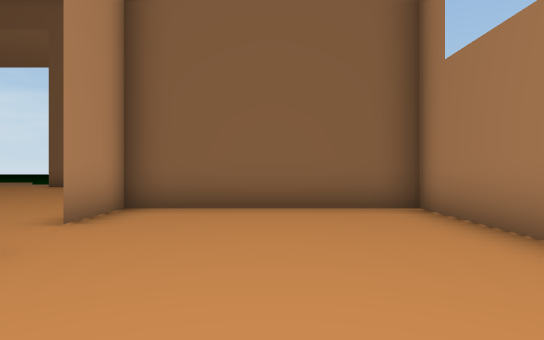
[1] (above)

24 first-person views from a walk through a 3-D level made in the Unity game engine. The camera is 1.3 m above the floor, looks level and sees 75° across. The floor is counted in squares, 2 m on a side. Each view is taken from the middle of a square. On the plan, view 1 faces up. The plan holds only what a view shows up to about 10 squares ahead; the rest is blank. The place goes on beyond the plan.

[2]
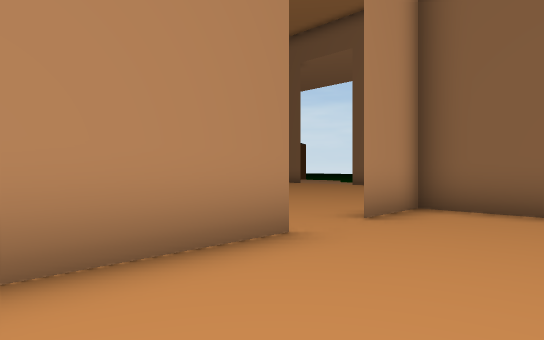

[3]
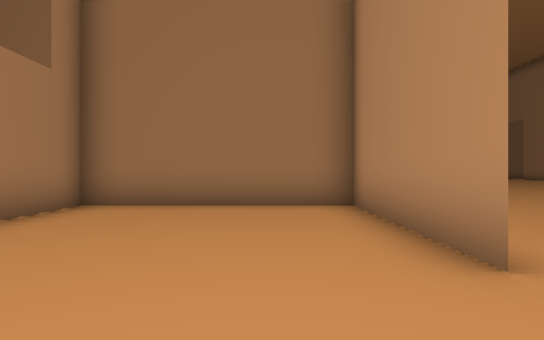

[4]
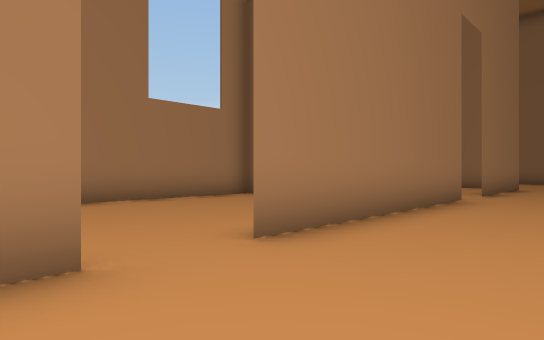

[5]
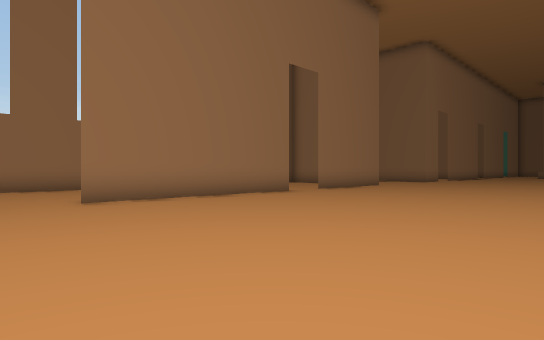

[6]
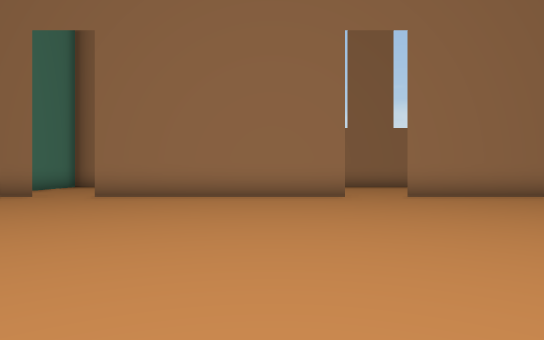

[7]
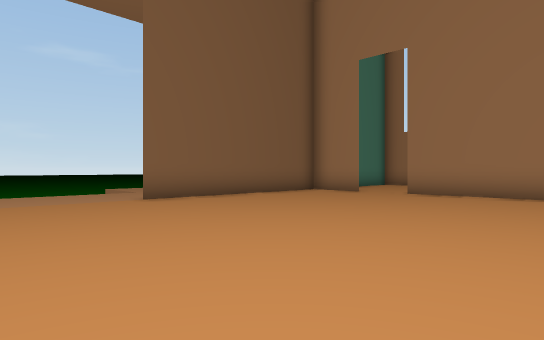

[8]
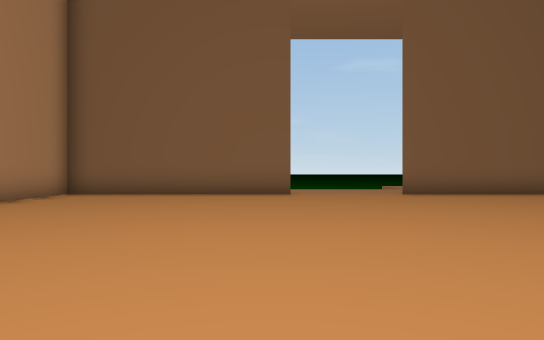

[9]
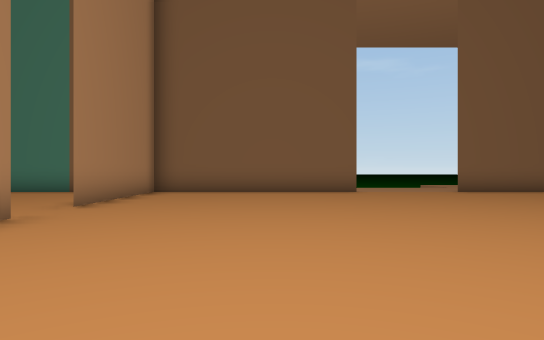

[10]
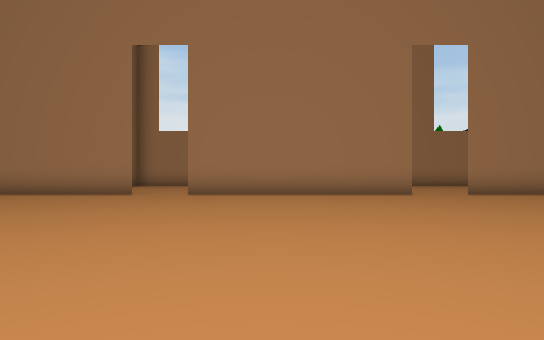

[11]
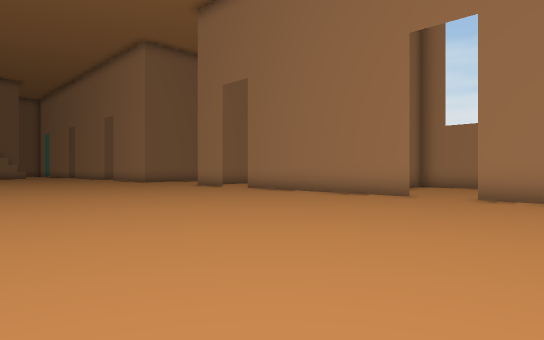

[12]
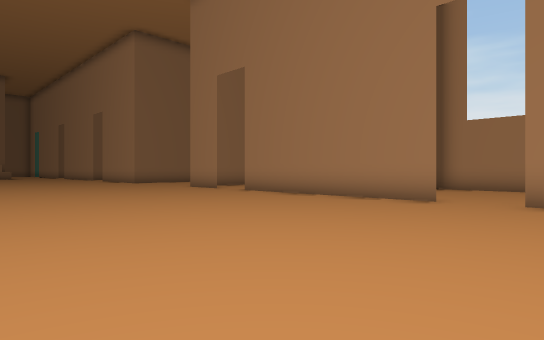

[13]
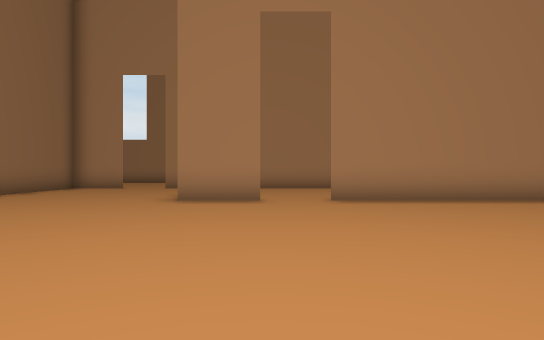

[14]
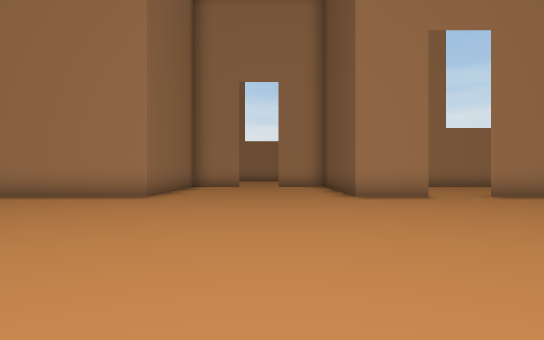

[15]
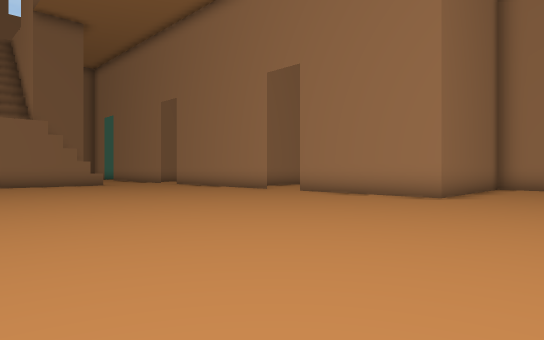

[16]
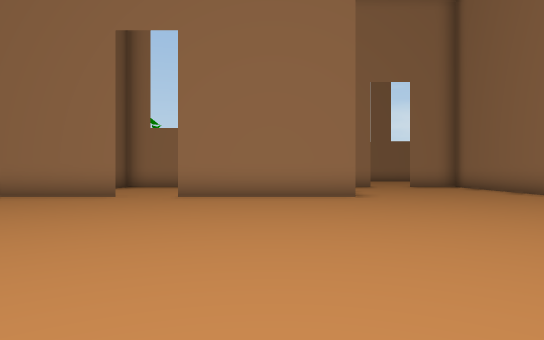

[17]
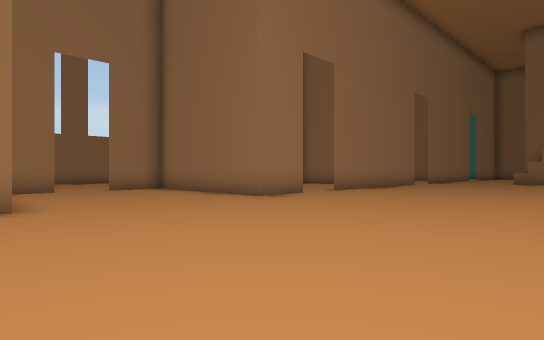

[18]
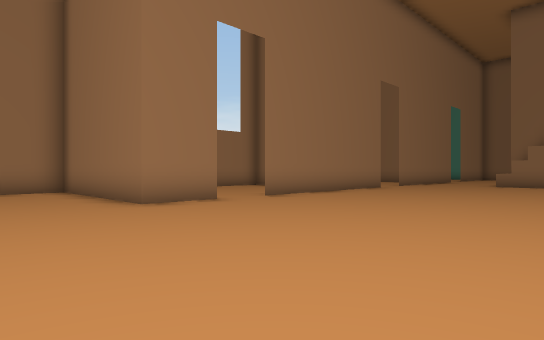

[19]
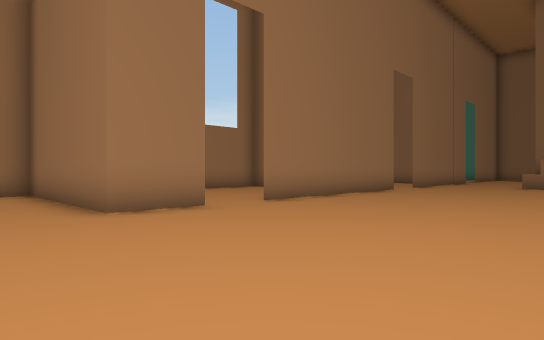

[20]
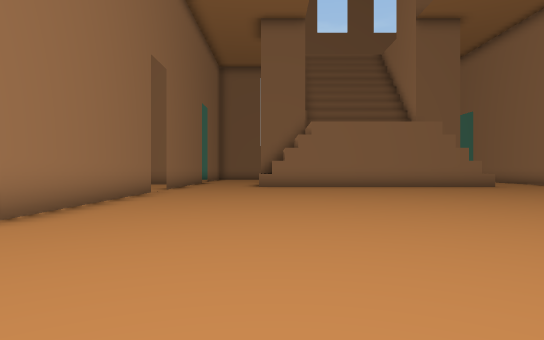

[21]
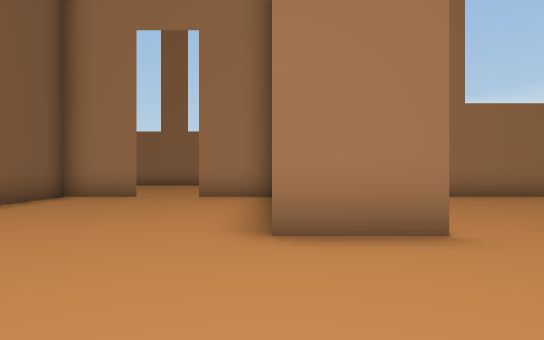

[22]
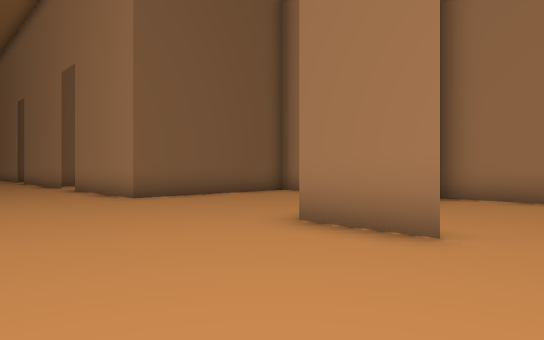

[23]
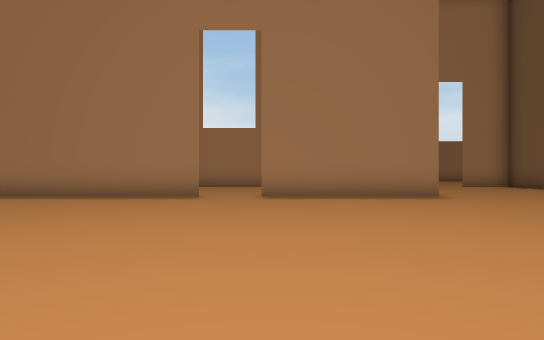

[24]
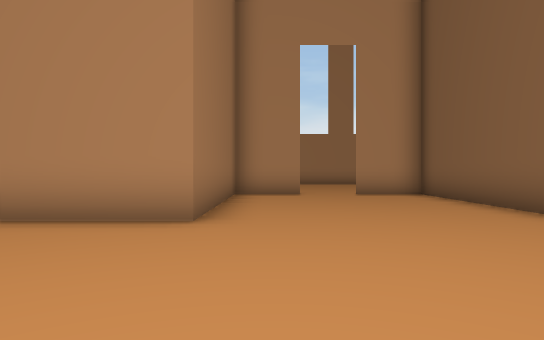

### Floor plan
Points are (right, up) in squares from view 1. A wall is a line through its corners. A room is listed if a view was taken in it or the views show most of it. See-through windows are left out.
Room 1 (views 1, 2, 3)
walls: (-2.5, 2.8) (-2.5, -1.5) (2.5, -1.5) (2.5, 6) (-2.5, 6) (-2.5, 4.2)
ways out: opening at (-2, 3.5) to room 2
Room 2 (views 4, 5, 6, 7, 8, 9, 10, 11, 12, 13, 14, 15, 16, 17, 18, 19, 20, 21, 22, 23, 24)
walls: (-2.5, -3.2) (-2.5, 2.8); (-17.5, -7.1) (-17.5, -9) (-22.5, -9) (-22.5, -10.8); (-17.5, 0.4) (-17.5, -5.7); (-2.5, 4.2) (-2.5, 10.2); (-2.5, -15.9) (-2.5, -14) (2.5, -14); (2.5, -10.9) (2.5, -9) (-2.5, -9) (-2.5, -4.8); (2.5, -13.9) (2.5, -12.2); (-22.5, -12.2) (-22.5, -14) (-17.5, -14) (-17.5, -18.2); (-17.5, 7.8) (-17.5, 1.8); (-17.5, -19.7) (-17.5, -23.5); (-2.5, 11.6) (-2.5, 12.6); (-11.5, 13.5) (-17.5, 13.5) (-17.5, 9.3); (-4.6, 13.5) (-8.5, 13.5); (-2.5, -23) (-2.5, -17.2)
ways out: opening at (-2, 3.5) to room 1; opening at (-22, -11.5); opening at (-17, -19); opening at (-17, -6.5); opening at (-17, 1); opening at (-17, 8.5); opening at (-2, -16.5); opening at (-2, -4); opening at (-2, 11); opening at (3, -11.5); gap at (-2, -23)

Positions as (right, up) in squares from view 1, and headings:
1: (0, 0), facing up
2: (0, 0), facing up-left
3: (-1, 5), facing down
4: (-5, 5), facing down-right
5: (-10, 5), facing down-right
6: (-11, 6), facing right
7: (-12, 6), facing up-right
8: (-12, 4), facing up
9: (-14, 3), facing up
10: (-8, 4), facing left
11: (-9, 4), facing down-left
12: (-10, 3), facing down-left
13: (-10, -7), facing left
14: (-9, -11), facing left
15: (-9, -11), facing down-left
16: (-11, -7), facing right
17: (-9, -8), facing down-right
18: (-9, -11), facing down-right
19: (-8, -12), facing down-right
20: (-6, -13), facing down
21: (-6, -14), facing right
22: (-6, -17), facing up-right
23: (-9, -18), facing left
24: (-13, -13), facing left
